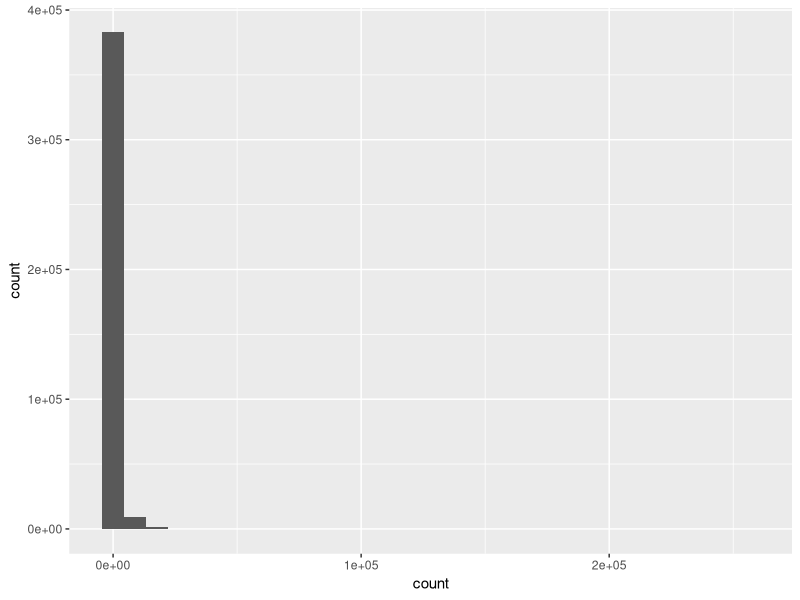
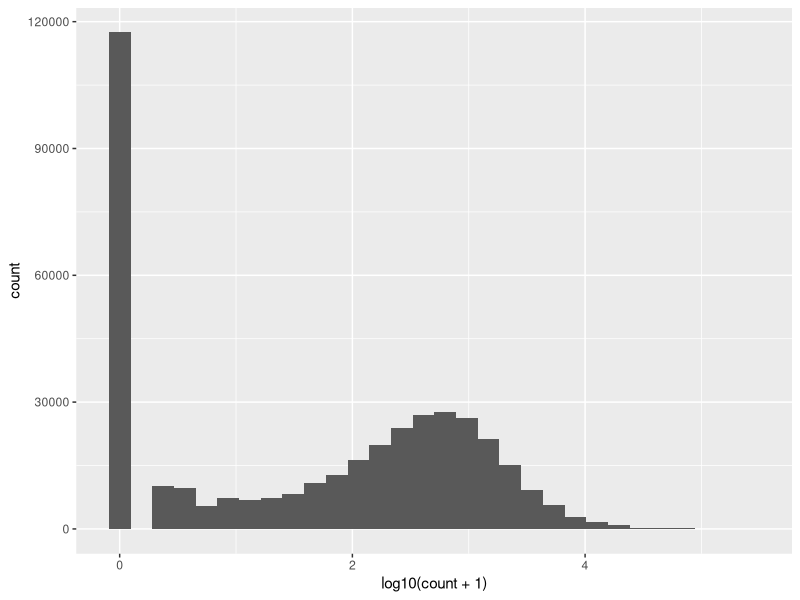
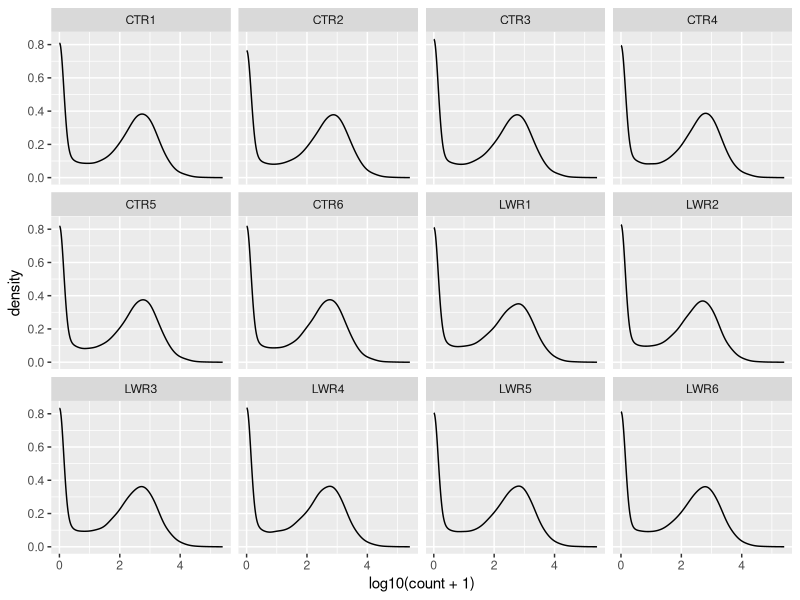
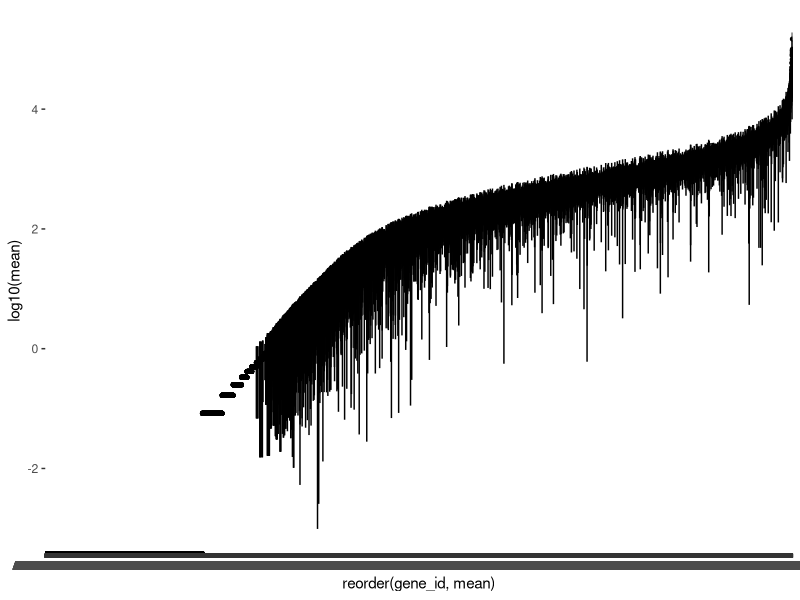
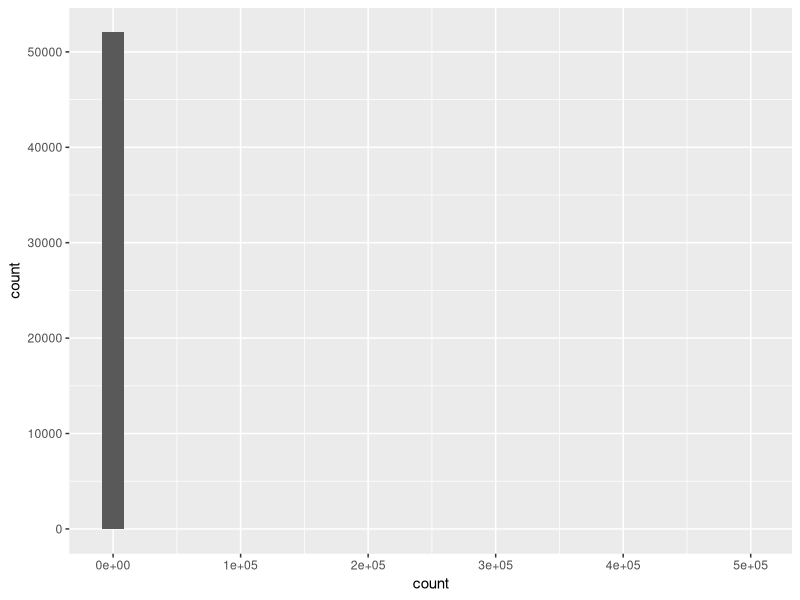
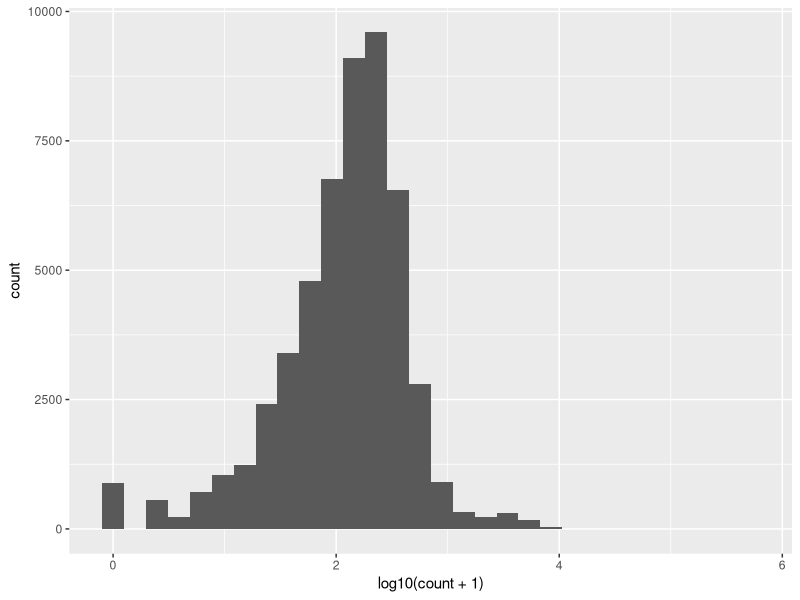
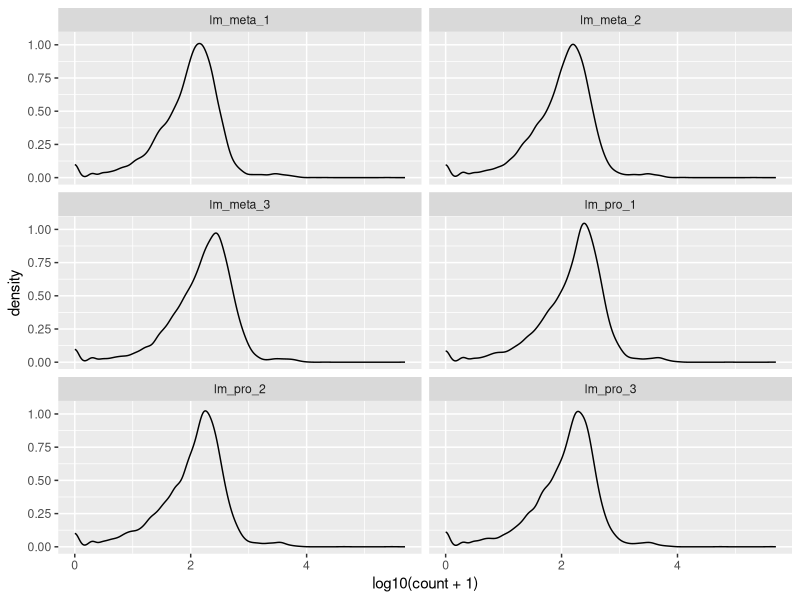
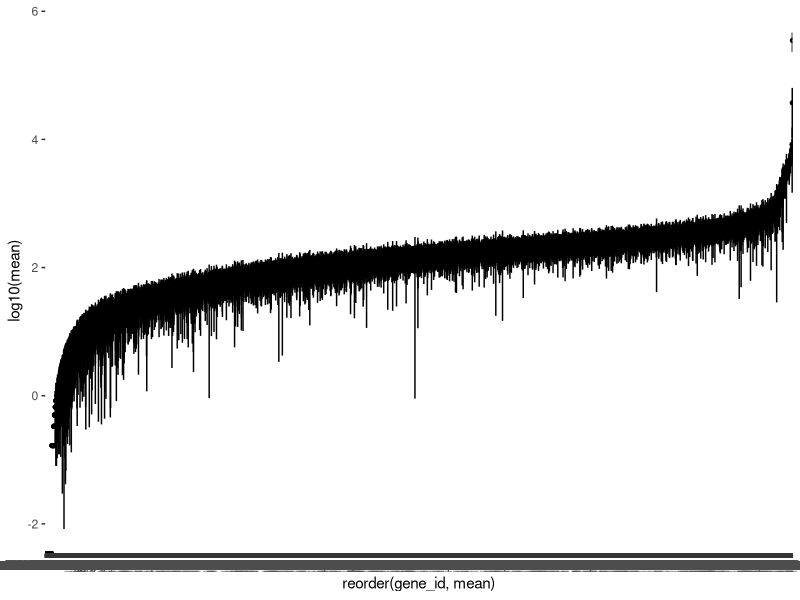

R code for these plots, in order: (Note: this script raises an error after producing the figures.)
## ---- chunk 1
library(tidyverse)
## ---- chunk 2
# 🎄 import the root data
root <- read_csv("data-raw/arabidopsis-root.csv")
## ---- chunk 3
root |>
  pivot_longer(cols = c(-gene_id, -gene_name),
               names_to = "sample",
               values_to = "count") |>
  ggplot(aes(x = count)) +
  geom_histogram()
## ---- chunk 4
root |>
  pivot_longer(cols = c(-gene_id, -gene_name),
               names_to = "sample",
               values_to = "count") |>
  ggplot(aes(x = log10(count + 1))) +
  geom_histogram()
## ---- chunk 5
# examine all the columns quickly
# works well with smaller numbers of column
summary(root)
## ---- chunk 6

root |>
  summarise(sum(CTR1 > 0),
            sum(CTR2 > 0),
            sum(CTR3 > 0),
            sum(CTR4 > 0),
            sum(CTR5 > 0),
            sum(CTR6 > 0),
            sum(LWR1 > 0),
            sum(LWR2 > 0),
            sum(LWR3 > 0),
            sum(LWR4 > 0),
            sum(LWR5 > 0),
            sum(LWR6 > 0))

## ---- chunk 7
root |>
  pivot_longer(cols = c(-gene_id, -gene_name),
               names_to = "sample",
               values_to = "count") |>
  group_by(sample) |>
  summarise(n_above_zero = sum(count > 0))
## ---- chunk 8
root |>
  pivot_longer(cols = c(-gene_id, -gene_name),
               names_to = "sample",
               values_to = "count") |>
  group_by(sample) |>
  summarise(min = min(count),
            lowerq = quantile(count, 0.25),
            mean = mean(count),
            median = median(count),
            upperq = quantile(count, 0.75),
            max = max(count),
            n_above_zero = sum(count > 0))
## ---- chunk 9
#| echo: false
#---CODING ANSWER---
root_summary_samp <- root |>
  pivot_longer(cols = c(-gene_id, -gene_name),
               names_to = "sample",
               values_to = "count") |>
  group_by(sample) |>
  summarise(min = min(count),
            lowerq = quantile(count, 0.25),
            mean = mean(count),
            median = median(count),
            upperq = quantile(count, 0.75),
            max = max(count),
            n_above_zero = sum(count > 0))
## ---- chunk 10
root |>
  pivot_longer(cols = c(-gene_id, -gene_name),
               names_to = "sample",
               values_to = "count") |>
  ggplot(aes(log10(count + 1))) +
  geom_density() +
  facet_wrap(. ~ sample, nrow = 3)
## ---- chunk 11
#| echo: false
#---CODING ANSWER---
# you need to group by `gene_id` rather than `sample_id`
# sum(count) will find the sum of counts
root_summary_gene <- root |>
  pivot_longer(cols = c(-gene_id, -gene_name),
               names_to = "sample",
               values_to = "count") |>
  group_by(gene_id) |>
  summarise(min = min(count),
            lowerq = quantile(count, 0.25),
            sd = sd(count),
            mean = mean(count),
            median = median(count),
            upperq = quantile(count, 0.75),
            max = max(count),
            total = sum(count),
            n_above_zero = sum(count > 0))
## ---- chunk 12
root_summary_gene |> 
  ggplot(aes(x = reorder(gene_id, mean), y = log10(mean))) +
  geom_pointrange(aes(ymin = log10(mean - sd), 
                      ymax = log10(mean + sd )),
                  size = 0.1)
## ---- chunk 13
# 💉 import the pro and meta leish data
pro <- read_csv("data-raw/leishmania-mex-pro.csv")
meta <- read_csv("data-raw/leishmania-mex-meta.csv")
## ---- chunk 14
#  combine the two datasets
pro_meta <- pro |>
  left_join(meta, 
            by = "gene_id")
## ---- chunk 15
pro_meta |>
  pivot_longer(cols = -gene_id,
               names_to = "sample",
               values_to = "count") |>
  ggplot(aes(x = count)) +
  geom_histogram()
## ---- chunk 16
pro_meta |>
  pivot_longer(cols = -gene_id,
               names_to = "sample",
               values_to = "count") |>
  ggplot(aes(x = log10(count + 1))) +
  geom_histogram()
## ---- chunk 17
# examine all the columns quickly
# works well with smaller numbers of column
summary(pro_meta)
## ---- chunk 18

pro_meta |>
  summarise(sum(lm_pro_1 > 0),
            sum(lm_pro_2 > 0),
            sum(lm_pro_3 > 0),
            sum(lm_meta_1 > 0),
            sum(lm_meta_2 > 0),
            sum(lm_meta_3 > 0))
## ---- chunk 19
pro_meta |>
  pivot_longer(cols = -gene_id,
               names_to = "sample",
               values_to = "count") |>
  group_by(sample) |>
  summarise(n_above_zero = sum(count > 0))
## ---- chunk 20
pro_meta |>
  pivot_longer(cols = -gene_id,
               names_to = "sample",
               values_to = "count") |>
  group_by(sample) |>
  summarise(min = min(count),
            lowerq = quantile(count, 0.25),
            mean = mean(count),
            median = median(count),
            upperq = quantile(count, 0.75),
            max = max(count),
            n_above_zero = sum(count > 0))
## ---- chunk 21
#| echo: false
#---CODING ANSWER---
pro_meta_summary_samp <- pro_meta |>
  pivot_longer(cols = -gene_id,
               names_to = "sample",
               values_to = "count") |>
  group_by(sample) |>
  summarise(min = min(count),
            lowerq = quantile(count, 0.25),
            mean = mean(count),
            median = median(count),
            upperq = quantile(count, 0.75),
            max = max(count),
            n_above_zero = sum(count > 0))
## ---- chunk 22
pro_meta |>
  pivot_longer(cols = -gene_id,
               names_to = "sample",
               values_to = "count") |>
  ggplot(aes(log10(count + 1))) +
  geom_density() +
  facet_wrap(. ~ sample, nrow = 3)
## ---- chunk 23
#| echo: false
#---CODING ANSWER---
# you need to group by `gene_id` rather than `sample_id`
# sum(count) will find the sum of counts
pro_meta_summary_gene <- pro_meta |>
  pivot_longer(cols = -gene_id,
               names_to = "sample",
               values_to = "count") |>
  group_by(gene_id) |>
  summarise(min = min(count),
            lowerq = quantile(count, 0.25),
            sd = sd(count),
            mean = mean(count),
            median = median(count),
            upperq = quantile(count, 0.75),
            max = max(count),
            total = sum(count),
            n_above_zero = sum(count > 0))
## ---- chunk 24
pro_meta_summary_gene |> 
  ggplot(aes(x = reorder(gene_id, mean), y = log10(mean))) +
  geom_pointrange(aes(ymin = log10(mean - sd), 
                      ymax = log10(mean + sd )),
                  size = 0.1)
## ---- chunk 25
#| label: load-secretome
#| echo: !expr params$mouse == "secretome"
#| eval: !expr params$mouse == "secretome"
#| cache: true
#| cache.extra: secretome
# 🐭 import the hspc and prog data
hspc  <- readr::read_csv("data-raw/secretome_hspc.csv")
prog  <- readr::read_csv("data-raw/secretome_prog.csv")

## ---- chunk 26
#| label: load-surfaceome
#| echo: !expr params$mouse == "surfaceome"
#| eval: !expr params$mouse == "surfaceome"
#| cache: true
#| cache.extra: surfaceome
# 🐭 import the hspc and prog data
hspc  <- readr::read_csv("data-raw/surfaceome_hspc.csv")
prog  <- readr::read_csv("data-raw/surfaceome_prog.csv")

## ---- chunk 27
#  combine the two datasets
hspc_prog <- hspc |>
  left_join(prog, 
            by = "ensembl_gene_id")
## ---- chunk 28
hspc_prog |>
  pivot_longer(cols = -ensembl_gene_id,
               names_to = "cell",
               values_to = "expr") |> 
  ggplot(aes(x = expr)) +
  geom_histogram()
## ---- chunk 29
hspc_prog_summary_cell <- hspc_prog |>
  pivot_longer(cols = -ensembl_gene_id,
               names_to = "cell",
               values_to = "expr") |>
  group_by(cell) |>
  summarise(min = min(expr),
            lowerq = quantile(expr, 0.25),
            sd = sd(expr),
            mean = mean(expr),
            median = median(expr),
            upperq = quantile(expr, 0.75),
            max = max(expr),
            total = sum(expr),
            n_above_zero = sum(expr > 0))
## ---- chunk 30
hspc_prog_summary_cell |> 
  ggplot(aes(x = cell, y = mean)) +
  geom_pointrange(aes(ymin = mean - sd, 
                      ymax = mean + sd ),
                  size = 0.1)
## ---- chunk 31
hspc_prog_summary_cell |> 
  ggplot(aes(x = reorder(cell, mean), y = mean)) +
  geom_pointrange(aes(ymin = mean - sd, 
                      ymax = mean + sd ),
                  size = 0.1)
## ---- chunk 32
#| echo: false
#---CODING ANSWER---
# you need to group by `ensembl_gene_id` rather than `cell`
# sum(expr) will find the total expression in a gene
hspc_prog_summary_gene <- hspc_prog |>
  pivot_longer(cols = -ensembl_gene_id,
               names_to = "cell",
               values_to = "expr") |>
  group_by(ensembl_gene_id) |>
  summarise(min = min(expr),
            lowerq = quantile(expr, 0.25),
            sd = sd(expr),
            mean = mean(expr),
            median = median(expr),
            upperq = quantile(expr, 0.75),
            max = max(expr),
            total = sum(expr),
            n_above_zero = sum(expr > 0))
## ---- chunk 33
hspc_prog_summary_gene |> 
  ggplot(aes(x = reorder(ensembl_gene_id, mean), y = mean)) +
  geom_pointrange(aes(ymin = mean - sd, 
                      ymax = mean + sd),
                  size = 0.1)


## ---- chunk 34
root_summary_gene_filtered <- root_summary_gene |> 
  filter(total > 20) |> 
  filter(n_above_zero >= 6)
## ---- chunk 35
root_filtered <- root |> 
  filter(gene_id %in%  root_summary_gene_filtered$gene_id)
## ---- chunk 36
write_csv(root_filtered, 
          file = "data-processed/root_filtered.csv")
## ---- chunk 37
#| echo: false
#---UNDER THE HOOD CODE---
write_csv(root_filtered, 
          file = "../week-4/data-processed/root_filtered.csv")
## ---- chunk 38
pro_meta_summary_gene_filtered <- pro_meta_summary_gene |> 
  filter(total > 20) |> 
  filter(n_above_zero >= 3)
## ---- chunk 39
pro_meta_filtered <- pro_meta |> 
  filter(gene_id %in%  pro_meta_summary_gene_filtered$gene_id)
## ---- chunk 40
write_csv(pro_meta_filtered, 
          file = "data-processed/pro_meta_filtered.csv")
## ---- chunk 41
#| echo: false
#---UNDER THE HOOD CODE---
write_csv(pro_meta_filtered,  
          file = "../week-4/data-processed/pro_meta_filtered.csv")
## ---- chunk 42
hspc_prog |> 
  rowwise() |> 
  filter(sum(c_across(HSPC_001:Prog_852)) == 0)

## ---- chunk 43
write_csv(hspc_prog, 
          file = "data-processed/hspc_prog.csv")
## ---- chunk 44
#| echo: false
#---UNDER THE HOOD CODE---
write_csv(hspc_prog, 
          file = "../week-4/data-processed/hspc_prog.csv")
